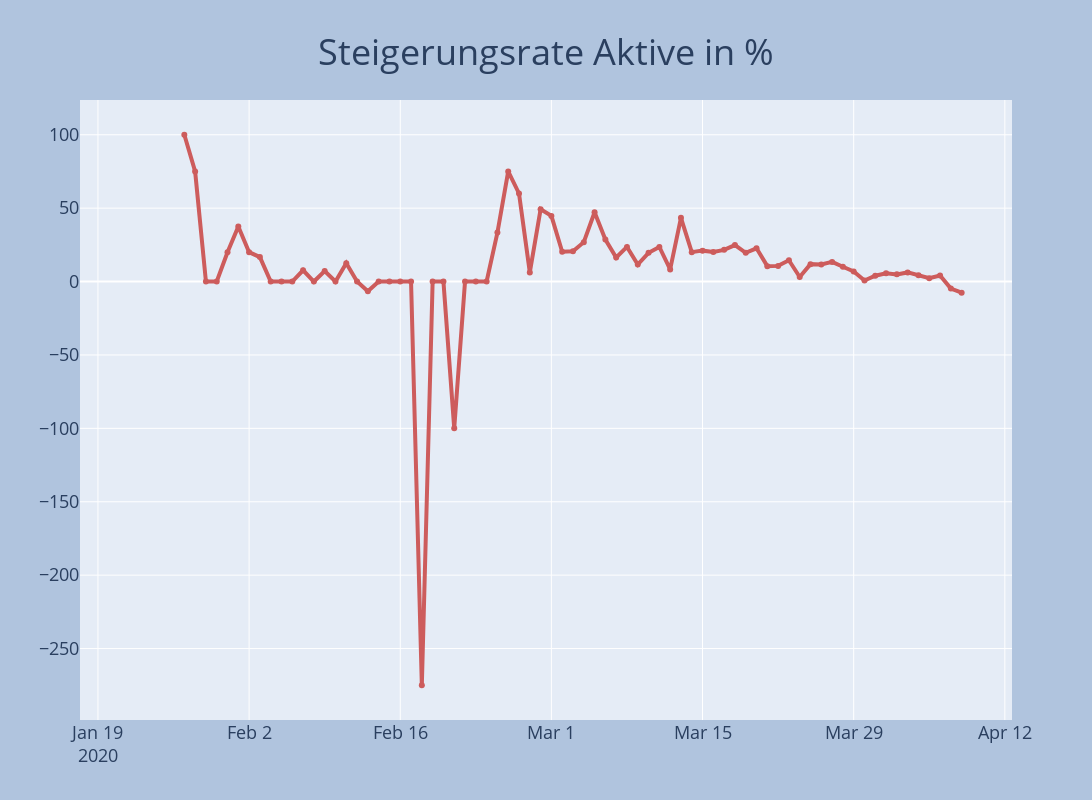

Source (notebook cell):
### Code cell
fig = go.Figure()
fig.add_trace(go.Scatter(x=df.datum, y=df.proz_steig_aktiv,mode='lines+markers',line=dict(color='indianred', width=4)))
fig = plot_layout(fig, 'Steigerungsrate Aktive in %')
fig.show()
